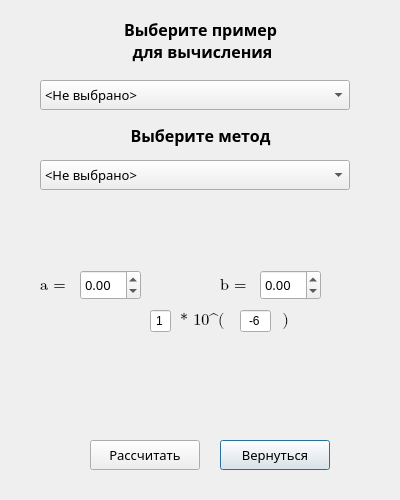
<?xml version="1.0" encoding="UTF-8"?>
<ui version="4.0">
 <class>Dialog</class>
 <widget class="QDialog" name="Dialog">
  <property name="geometry">
   <rect>
    <x>0</x>
    <y>0</y>
    <width>400</width>
    <height>500</height>
   </rect>
  </property>
  <property name="minimumSize">
   <size>
    <width>400</width>
    <height>500</height>
   </size>
  </property>
  <property name="maximumSize">
   <size>
    <width>400</width>
    <height>500</height>
   </size>
  </property>
  <property name="windowTitle">
   <string>Dialog</string>
  </property>
  <widget class="QLabel" name="lExample">
   <property name="geometry">
    <rect>
     <x>0</x>
     <y>10</y>
     <width>401</width>
     <height>61</height>
    </rect>
   </property>
   <property name="font">
    <font>
     <family>Bahnschrift Light</family>
     <pointsize>12</pointsize>
     <weight>75</weight>
     <bold>true</bold>
     <kerning>true</kerning>
    </font>
   </property>
   <property name="text">
    <string>Выберите пример
 для вычисления</string>
   </property>
   <property name="alignment">
    <set>Qt::AlignCenter</set>
   </property>
  </widget>
  <widget class="QComboBox" name="CBExample">
   <property name="geometry">
    <rect>
     <x>40</x>
     <y>80</y>
     <width>310</width>
     <height>30</height>
    </rect>
   </property>
   <property name="font">
    <font>
     <family>Calibri Light</family>
     <pointsize>10</pointsize>
    </font>
   </property>
   <property name="placeholderText">
    <string/>
   </property>
   <item>
    <property name="text">
     <string>&lt;Не выбрано&gt;</string>
    </property>
   </item>
   <item>
    <property name="text">
     <string>Контрольный пример</string>
    </property>
   </item>
   <item>
    <property name="text">
     <string>Индивидуальный пример</string>
    </property>
   </item>
  </widget>
  <widget class="QLabel" name="lMethod">
   <property name="geometry">
    <rect>
     <x>0</x>
     <y>120</y>
     <width>401</width>
     <height>31</height>
    </rect>
   </property>
   <property name="font">
    <font>
     <family>Bahnschrift Light</family>
     <pointsize>12</pointsize>
     <weight>75</weight>
     <bold>true</bold>
     <kerning>true</kerning>
    </font>
   </property>
   <property name="text">
    <string>Выберите метод</string>
   </property>
   <property name="alignment">
    <set>Qt::AlignCenter</set>
   </property>
  </widget>
  <widget class="QComboBox" name="CBMethod">
   <property name="geometry">
    <rect>
     <x>40</x>
     <y>160</y>
     <width>310</width>
     <height>30</height>
    </rect>
   </property>
   <property name="font">
    <font>
     <family>Calibri Light</family>
     <pointsize>10</pointsize>
    </font>
   </property>
   <property name="placeholderText">
    <string/>
   </property>
   <item>
    <property name="text">
     <string>&lt;Не выбрано&gt;</string>
    </property>
   </item>
   <item>
    <property name="text">
     <string>Метод касательных</string>
    </property>
   </item>
   <item>
    <property name="text">
     <string>Деление отрезка пополам</string>
    </property>
   </item>
   <item>
    <property name="text">
     <string>Отделение корней уравнения</string>
    </property>
   </item>
   <item>
    <property name="text">
     <string>Метод хорд</string>
    </property>
   </item>
  </widget>
  <widget class="QLabel" name="label">
   <property name="geometry">
    <rect>
     <x>0</x>
     <y>210</y>
     <width>401</width>
     <height>61</height>
    </rect>
   </property>
   <property name="text">
    <string/>
   </property>
   <property name="alignment">
    <set>Qt::AlignCenter</set>
   </property>
  </widget>
  <widget class="QPushButton" name="bReturn">
   <property name="geometry">
    <rect>
     <x>220</x>
     <y>440</y>
     <width>110</width>
     <height>30</height>
    </rect>
   </property>
   <property name="font">
    <font>
     <family>Bahnschrift Light</family>
     <pointsize>10</pointsize>
    </font>
   </property>
   <property name="text">
    <string>Вернуться</string>
   </property>
  </widget>
  <widget class="QPushButton" name="bCalculation">
   <property name="geometry">
    <rect>
     <x>90</x>
     <y>440</y>
     <width>110</width>
     <height>30</height>
    </rect>
   </property>
   <property name="font">
    <font>
     <family>Bahnschrift Light</family>
     <pointsize>10</pointsize>
    </font>
   </property>
   <property name="text">
    <string>Рассчитать</string>
   </property>
  </widget>
  <widget class="QLabel" name="lResult">
   <property name="geometry">
    <rect>
     <x>10</x>
     <y>350</y>
     <width>381</width>
     <height>81</height>
    </rect>
   </property>
   <property name="font">
    <font>
     <family>Bahnschrift Light</family>
     <pointsize>12</pointsize>
     <weight>75</weight>
     <italic>false</italic>
     <bold>true</bold>
     <underline>false</underline>
     <strikeout>false</strikeout>
    </font>
   </property>
   <property name="text">
    <string/>
   </property>
   <property name="alignment">
    <set>Qt::AlignCenter</set>
   </property>
  </widget>
  <widget class="QLabel" name="laEq">
   <property name="geometry">
    <rect>
     <x>40</x>
     <y>270</y>
     <width>31</width>
     <height>31</height>
    </rect>
   </property>
   <property name="font">
    <font>
     <family>Cambria Math</family>
     <pointsize>12</pointsize>
     <italic>false</italic>
     <underline>false</underline>
     <strikeout>false</strikeout>
    </font>
   </property>
   <property name="text">
    <string>a = </string>
   </property>
  </widget>
  <widget class="QLabel" name="lbEq">
   <property name="geometry">
    <rect>
     <x>220</x>
     <y>265</y>
     <width>51</width>
     <height>41</height>
    </rect>
   </property>
   <property name="font">
    <font>
     <family>Cambria Math</family>
     <pointsize>12</pointsize>
     <italic>false</italic>
     <underline>false</underline>
     <strikeout>false</strikeout>
    </font>
   </property>
   <property name="text">
    <string>b = </string>
   </property>
  </widget>
  <widget class="QDoubleSpinBox" name="dsh_a">
   <property name="geometry">
    <rect>
     <x>80</x>
     <y>270</y>
     <width>61</width>
     <height>30</height>
    </rect>
   </property>
   <property name="font">
    <font>
     <family>Calibri Light</family>
     <pointsize>10</pointsize>
    </font>
   </property>
   <property name="decimals">
    <number>2</number>
   </property>
   <property name="minimum">
    <double>-9.990000000000000</double>
   </property>
   <property name="maximum">
    <double>9.990000000000000</double>
   </property>
   <property name="singleStep">
    <double>0.010000000000000</double>
   </property>
  </widget>
  <widget class="QDoubleSpinBox" name="dsh_b">
   <property name="geometry">
    <rect>
     <x>260</x>
     <y>270</y>
     <width>61</width>
     <height>30</height>
    </rect>
   </property>
   <property name="font">
    <font>
     <family>Calibri Light</family>
     <pointsize>10</pointsize>
    </font>
   </property>
   <property name="decimals">
    <number>2</number>
   </property>
   <property name="minimum">
    <double>-9.990000000000000</double>
   </property>
   <property name="maximum">
    <double>9.990000000000000</double>
   </property>
   <property name="singleStep">
    <double>0.010000000000000</double>
   </property>
  </widget>
  <widget class="QLabel" name="pi_a">
   <property name="geometry">
    <rect>
     <x>150</x>
     <y>270</y>
     <width>21</width>
     <height>31</height>
    </rect>
   </property>
   <property name="font">
    <font>
     <family>Cambria Math</family>
     <pointsize>12</pointsize>
     <italic>false</italic>
     <underline>false</underline>
     <strikeout>false</strikeout>
    </font>
   </property>
   <property name="text">
    <string/>
   </property>
  </widget>
  <widget class="QLabel" name="pi_b">
   <property name="geometry">
    <rect>
     <x>330</x>
     <y>270</y>
     <width>21</width>
     <height>31</height>
    </rect>
   </property>
   <property name="font">
    <font>
     <family>Cambria Math</family>
     <pointsize>12</pointsize>
     <italic>false</italic>
     <underline>false</underline>
     <strikeout>false</strikeout>
    </font>
   </property>
   <property name="text">
    <string/>
   </property>
  </widget>
  <widget class="QLabel" name="lEpsPower">
   <property name="geometry">
    <rect>
     <x>180</x>
     <y>300</y>
     <width>121</width>
     <height>41</height>
    </rect>
   </property>
   <property name="font">
    <font>
     <family>Cambria Math</family>
     <pointsize>12</pointsize>
     <italic>false</italic>
     <underline>false</underline>
     <strikeout>false</strikeout>
    </font>
   </property>
   <property name="text">
    <string>* 10^(           )</string>
   </property>
  </widget>
  <widget class="QLineEdit" name="power_of_ten">
   <property name="geometry">
    <rect>
     <x>240</x>
     <y>310</y>
     <width>31</width>
     <height>22</height>
    </rect>
   </property>
   <property name="text">
    <string>-6</string>
   </property>
   <property name="alignment">
    <set>Qt::AlignCenter</set>
   </property>
  </widget>
  <widget class="QLineEdit" name="eps_coef">
   <property name="geometry">
    <rect>
     <x>150</x>
     <y>310</y>
     <width>21</width>
     <height>22</height>
    </rect>
   </property>
   <property name="text">
    <string>1</string>
   </property>
   <property name="alignment">
    <set>Qt::AlignCenter</set>
   </property>
  </widget>
  <widget class="QLabel" name="lEps">
   <property name="geometry">
    <rect>
     <x>100</x>
     <y>310</y>
     <width>41</width>
     <height>21</height>
    </rect>
   </property>
   <property name="font">
    <font>
     <family>Cambria Math</family>
     <pointsize>12</pointsize>
     <italic>false</italic>
     <underline>false</underline>
     <strikeout>false</strikeout>
    </font>
   </property>
   <property name="text">
    <string/>
   </property>
   <property name="pixmap">
    <pixmap>eps.png</pixmap>
   </property>
   <property name="scaledContents">
    <bool>false</bool>
   </property>
  </widget>
 </widget>
 <resources/>
 <connections/>
</ui>
